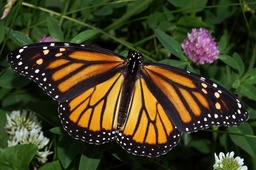
#> input picture monarch_in.jpg, 256 x 170 px, shrunk from 800 x 532 before the run, found by its file name
$ jupyter execute 3_edge_detection.ipynb
#> lines starting #> are read from the running program, lines starting #| are printed output that depends on the picture
[cell 1]
from google.colab import drive
drive.mount('/content/drive')

[cell 2]
img_path = '/content/drive/MyDrive/Assignments/Deep Learning/deep_learning_assignment_1/monarch_in.jpg'

[cell 3]
import numpy as np
import cv2
import matplotlib.pyplot as plt

[cell 4]
# ── Convolution
# Slides kernel over every pixel. At each spot: multiply overlapping values,
# sum to one number → that becomes the new pixel. Same-padding keeps output
# size identical to input.
def convolve(img, K):
    ph, pw = K.shape[0]//2, K.shape[1]//2
    p = np.pad(img, ((ph,ph),(pw,pw))) # padding same
    return np.array([[np.sum(p[i:i+K.shape[0], j:j+K.shape[1]] * K)
                      for j in range(img.shape[1])] for i in range(img.shape[0])])

[cell 5]
# ── Normalise
# Shifts output to [0,1] so all filters are visually comparable regardless of
# their raw magnitude (Laplacian produces negatives; Roberts produces tiny values)
norm = lambda x: (x - x.min()) / (x.max() - x.min() + 1e-8)

[cell 6]
# ── Kernels & names
# Each kernel is a small matrix of weights. The pattern of +1/-1 determines
# WHAT the filter responds to (edges, directions, curvature).
def gradient(img, Kx, Ky):
    # Two kernels → two directional responses → combine as vector magnitude
    # √(Gx²+Gy²) gives edge strength regardless of orientation
    return norm(np.sqrt(convolve(img,Kx)**2 + convolve(img,Ky)**2))

### Edge Detection: Where does the image intensity change?

* Vertical edge detection: $$
G_x = \begin{bmatrix}
-1 & 0 & 1 \\
-1 & 0 & 1 \\
-1 & 0 & 1
\end{bmatrix}
$$
So at each pixel: Looks at left column vs right column
If there's a big difference → edge

* Vertical edge detection: $$
G_y = \begin{bmatrix}
-1 & -1 & -1 \\
0 & 0 & 0 \\
1 & 1 & 1
\end{bmatrix}
$$

* Prewitt Operator (Gx + Gy): Instead of choosing one direction compute both:  horizontal change (Gx) vertical change (Gy) then combine:
$$G = \sqrt{G_x^2 + G_y^2}$$

Note: No smoothing is performed here hence sensitive to noise.

### Sobel Operator: Prewitt + smoothing
$$ G_x = \begin{bmatrix}
-1 & 0 & 1 \\
-2 & 0 & 2 \\
-1 & 0 & 1
\end{bmatrix} $$

$$ G_y = \begin{bmatrix}
-1 & -2 & -1 \\
0 & 0 & 0 \\
1 & 2 & 1
\end{bmatrix} $$

Middle point has weight 2, this means central pixels matter more.

### Laplacian (2nd Derivative)
$$ G = \begin{bmatrix}
0 & 1 & 0 \\
1 & -4 & 1 \\
0 & 1 & 0
\end{bmatrix} $$

Instead of comparing left/right or top/bottom it asks whether “Is this pixel very different from its neighbors?”

[cell 7]
filters = {
    # Vertical only: one half of Prewitt (Kx alone) → responds ONLY to
    # vertical lines; horizontal edges produce zero response
    "Vertical": lambda i: (norm(np.abs(convolve(i,
                np.array([[-1,0,1],[-1,0,1],[-1,0,1]])))) > 0.1).astype(float),

    "Horizontal": lambda i: (norm(np.abs(convolve(i,
                np.array([[-1,-1,-1],[0,0,0],[1,1,1]])))) > 0.1).astype(float),

    # Prewitt: uniform weights, no smoothing → sharper but noisier than Sobel
    "Prewitt":  lambda i: gradient(i,
                    np.array([[-1,0,1],[-1,0,1],[-1,0,1]]),
                    np.array([[-1,-1,-1],[0,0,0],[1,1,1]])),

    # Sobel: centre row/col weighted ×2 → mild blur before differencing
    # makes it less noisy than Prewitt
    "Sobel":    lambda i: gradient(i,
                    np.array([[-1,0,1],[-2,0,2],[-1,0,1]]),
                    np.array([[-1,-2,-1],[0,0,0],[1,2,1]])),


    # Laplacian: 2nd derivative → finds WHERE brightness slope changes direction
    # responds to ALL edge orientations at once; no Gy needed
    # -4 centre + 4 neighbours: if pixel == neighbours → output 0 (flat region)
    "Laplacian":lambda i: norm(np.abs(convolve(i,
                    np.array([[0,1,0],[1,-4,1],[0,1,0]])))),


}

[cell 8]
# ── Run
path = img_path
img  = cv2.imread(path)
#> img is the input picture: shape (170, 256, 3); mean B, G, R 33.4, 63.4, 66.8
gray = cv2.cvtColor(img, cv2.COLOR_BGR2GRAY) / 255.0   # float [0,1]
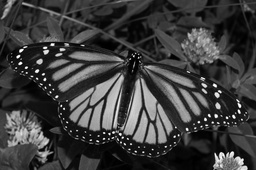
#> gray: shape (170, 256) float64; min 0, max 1, mean 0.239

fig, axes = plt.subplots(2, 3, figsize=(12, 7))
axes = axes.flatten()

axes[0].imshow(gray, cmap='gray'); axes[0].set_title("Original")
for ax, (name, fn) in zip(axes[1:], filters.items()):
    ax.imshow(fn(gray), cmap='gray'); ax.set_title(name)

for ax in axes: ax.axis('off')
plt.suptitle(path.split("\\")[-1], fontsize=13)
plt.tight_layout(); plt.show()
#> after `plt.tight_layout()`:
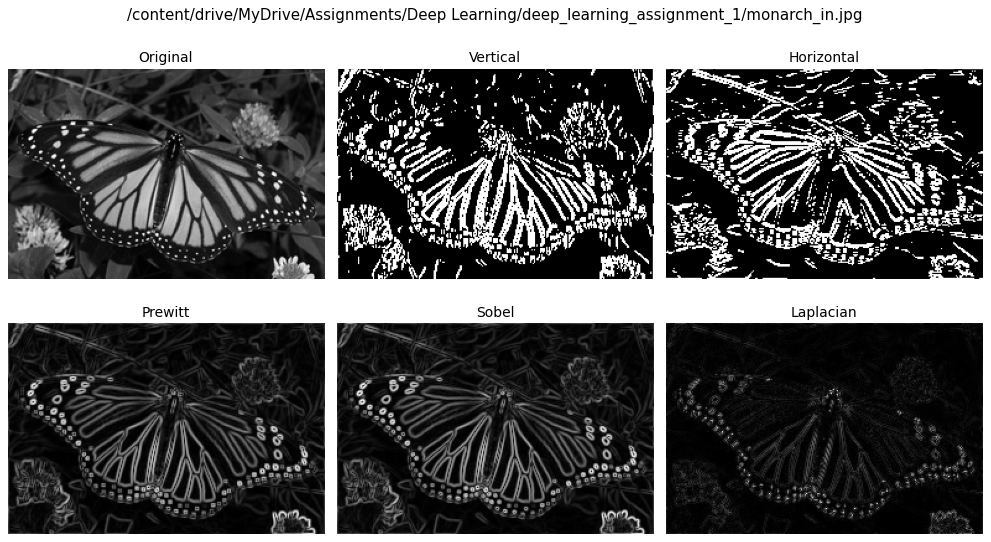
#> figure drawn by matplotlib, 6 panels
